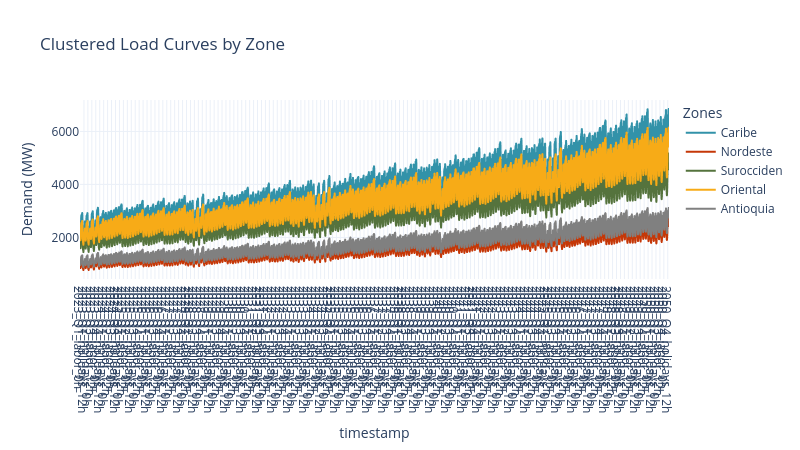

The code cell stored with this chart in its notebook:
### Code cell
sc.loads.plot_multiple_line(
    loads,'timepoints', 'timestamp', 'zone_demand_mw',
    'LOAD_ZONE', 'Clustered Load Curves by Zone',
    {'LOAD_ZONE':'Zones', 'zone_demand_mw':'Demand (MW)', 'timepoints':'Timepoints'})

### Figure 1 — Plotly figure (JSON) as saved in the notebook; plotly's stock layout.template omitted (floating-point values rounded to 4 significant figures; data arrays with more than 128 entries replaced by an {"elided": "..."} marker saying what was removed)
{"data": [{"hovertemplate": "Zones=Caribe<br>timestamp=%{x}<br>Demand (MW)=%{y}<extra></extra>", "legendgroup": "Caribe", "line": {"color": "#3292A9", "dash": "solid"}, "marker": {"symbol": "circle"}, "mode": "lines", "name": "Caribe", "showlegend": true, "type": "scattergl", "x": {"elided": "5376 str values"}, "xaxis": "x", "y": {"elided": "5376 float values"}, "yaxis": "y"}, {"hovertemplate": "Zones=Nordeste<br>timestamp=%{x}<br>Demand (MW)=%{y}<extra></extra>", "legendgroup": "Nordeste", "line": {"color": "#C53707", "dash": "solid"}, "marker": {"symbol": "circle"}, "mode": "lines", "name": "Nordeste", "showlegend": true, "type": "scattergl", "x": {"elided": "5376 str values"}, "xaxis": "x", "y": {"elided": "5376 float values"}, "yaxis": "y"}, {"hovertemplate": "Zones=Surocciden<br>timestamp=%{x}<br>Demand (MW)=%{y}<extra></extra>", "legendgroup": "Surocciden", "line": {"color": "#55733D", "dash": "solid"}, "marker": {"symbol": "circle"}, "mode": "lines", "name": "Surocciden", "showlegend": true, "type": "scattergl", "x": {"elided": "5376 str values"}, "xaxis": "x", "y": {"elided": "5376 float values"}, "yaxis": "y"}, {"hovertemplate": "Zones=Oriental<br>timestamp=%{x}<br>Demand (MW)=%{y}<extra></extra>", "legendgroup": "Oriental", "line": {"color": "#F7AB17", "dash": "solid"}, "marker": {"symbol": "circle"}, "mode": "lines", "name": "Oriental", "showlegend": true, "type": "scattergl", "x": {"elided": "5376 str values"}, "xaxis": "x", "y": {"elided": "5376 float values"}, "yaxis": "y"}, {"hovertemplate": "Zones=Antioquia<br>timestamp=%{x}<br>Demand (MW)=%{y}<extra></extra>", "legendgroup": "Antioquia", "line": {"color": "#808080", "dash": "solid"}, "marker": {"symbol": "circle"}, "mode": "lines", "name": "Antioquia", "showlegend": true, "type": "scattergl", "x": {"elided": "5376 str values"}, "xaxis": "x", "y": {"elided": "5376 float values"}, "yaxis": "y"}], "layout": {"height": 450, "legend": {"title": {"text": "Zones"}, "tracegroupgap": 0}, "title": {"text": "Clustered Load Curves by Zone"}, "width": 800, "xaxis": {"anchor": "y", "domain": [0, 1], "dtick": 36, "title": {"text": "timestamp"}}, "yaxis": {"anchor": "x", "domain": [0, 1], "title": {"text": "Demand (MW)"}}}}
